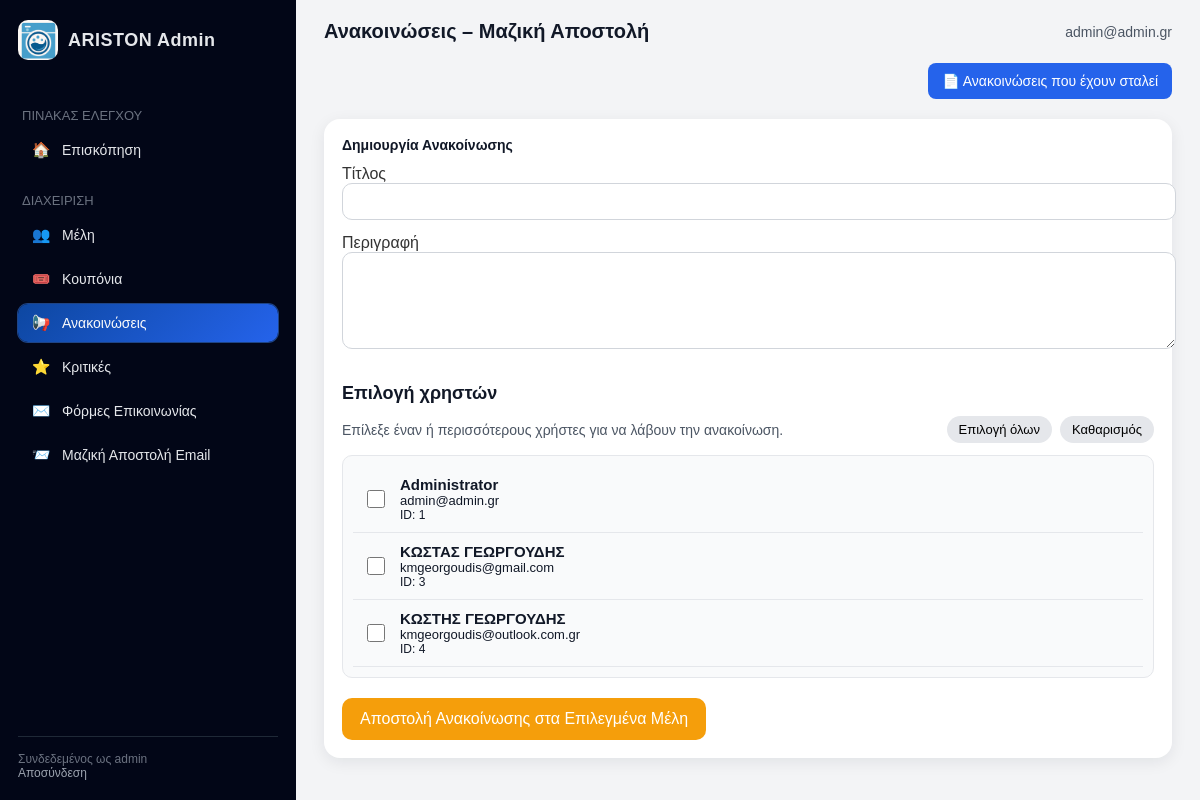
The app's page /admin/announcements2 (signed in) with its own data.
### database.py (models this page shows)
class User(db.Model, UserMixin):
    id = db.Column(db.Integer, primary_key=True)
    fullname = db.Column(db.String(120), nullable=False)
    email = db.Column(db.String(120), unique=True, nullable=False)
    password = db.Column(db.String(200), nullable=False)
    created_at = db.Column(db.DateTime, default=datetime.utcnow)
    reset_code = db.Column(db.String(6), nullable=True)
    is_admin = db.Column(db.Boolean, default=False)
    name = db.Column(db.String(120))

### app.py (the view)
@app.route("/admin/announcements2", methods=["GET"])
@login_required
def admin_announcements_page():
    print("🔥 ROUTE ANNOUNCEMENTS LOADED")
    if not current_user.is_admin:
        return redirect("/")
    users = User.query.all()  # 🔥 Φέρνει όλους τους χρήστες
    return render_template(
        "admin/announcements.html",
        users=users,
        active_page="announcements"
    )

### app.py (called while the page is built)
@login_manager.user_loader
def load_user(user_id):
    return User.query.get(int(user_id))

@app.context_processor
def inject_coming_soon_flag():
    return dict(show_coming_soon=True)

### templates/admin/announcements.html (shortened to what this page needs)
{% extends "admin/layout.html" %}
{% set active_page = 'announcements' %}
{% block header_title %}
Ανακοινώσεις – Μαζική Αποστολή
{% endblock %}
{% block content %}
<div style="margin-bottom:20px; display:flex; justify-content:flex-end;">
    <a href="/admin/announcements/list"
       style="padding:10px 14px; background:#2563eb; color:white; border-radius:8px;
              text-decoration:none; font-size:14px;">
        📄 Ανακοινώσεις που έχουν σταλεί
    </a>
</div>
<div class="admin-card" style="margin-bottom:20px;">
    <div class="admin-card-title">Δημιουργία Ανακοίνωσης</div>
    <form method="POST" action="/admin/announcements2/send" style="margin-top:12px;">
        <div style="margin-bottom:14px;">
            <label>Τίτλος</label>
            <input type="text" name="title" required
                   style="width:100%; padding:10px; border-radius:10px; border:1px solid #d1d5db;">
        </div>
        <div style="margin-bottom:14px;">
            <label>Περιγραφή</label>
            <textarea name="description" rows="5" required
                      style="width:100%; padding:10px; border-radius:10px; border:1px solid #d1d5db;"></textarea>
        </div>
        <div style="margin-top:30px;">
            <div class="form-section-title">Επιλογή χρηστών</div>
            <div class="users-header-row">
                <div class="card-subtitle">
                    Επίλεξε έναν ή περισσότερους χρήστες για να λάβουν την ανακοίνωση.
                </div>
                <div class="users-actions">
                    <button type="button" class="chip" onclick="toggleSelectAll(true)">Επιλογή όλων</button>
                    <button type="button" class="chip" onclick="toggleSelectAll(false)">Καθαρισμός</button>
                </div>
            </div>
            <div class="users-panel">
                {% for user in users %}
                <div class="user-row">
                    <span class="user-checkbox">
                        <input type="checkbox" name="selected_users" value="{{ user.id }}">
                    </span>
                    <div class="user-main">
                        <div class="user-name">{{ user.fullname }}</div>
                        <div class="user-email">{{ user.email }}</div>
                        <div class="user-meta">ID: {{ user.id }}</div>
                    </div>
                </div>
                {% endfor %}
            </div>
        </div>
        <button type="submit"
                style="margin-top:20px; padding:12px 18px; background:#f59e0b; color:white; border:none; border-radius:10px; cursor:pointer;">
            Αποστολή Ανακοίνωσης στα Επιλεγμένα Μέλη
        </button>
    </form>
</div>
{% endblock %}

### templates/admin/layout.html (shortened to what this page needs)
<!DOCTYPE html>
<html lang="el">
<head>
    <link rel="stylesheet" href="{{ url_for('static', filename='style.css') }}">
</head>
<body>
<div class="admin-wrapper">
    <aside class="admin-sidebar">
        <div class="admin-logo">
            <img src="{{ url_for('static', filename='images/logo3.png') }}" alt="ARISTON">
            <div class="admin-logo-text">ARISTON Admin</div>
        </div>
        <div class="admin-section-title">Πίνακας ελέγχου</div>
        <ul class="admin-menu">
            <li>
                <a href="/admin" class="admin-link {% if active_page == 'dashboard' %}active{% endif %}">
                    <span class="icon">🏠</span>
                    <span>Επισκόπηση</span>
                </a>
            </li>
        </ul>
        <div class="admin-section-title">Διαχείριση</div>
        <ul class="admin-menu">
            <li>
                <a href="/admin/users" class="admin-link {% if active_page == 'users' %}active{% endif %}">
                    <span class="icon">👥</span>
                    <span>Μέλη</span>
                </a>
            </li>
            <li>
                <a href="/admin/coupons" class="admin-link {% if active_page == 'coupons' %}active{% endif %}">
                    <span class="icon">🎟️</span>
                    <span>Κουπόνια</span>
                </a>
            </li>
            <li>
                <a href="/admin/announcements2" class="admin-link {% if active_page == 'announcements' %}active{% endif %}">
                    <span class="icon">📢</span>
                    <span>Ανακοινώσεις</span>
                </a>
            </li>
            <li>
                <a href="/admin/reviews" class="admin-link {% if active_page == 'reviews' %}active{% endif %}">
                    <span class="icon">⭐</span>
                    <span>Κριτικές</span>
                </a>
            </li>
            <li>
                <a href="/admin/messages" class="admin-link {% if active_page == 'messages' %}active{% endif %}">
                    <span class="icon">✉️</span>
                    <span>Φόρμες Επικοινωνίας</span>
                </a>
            </li>
            <li>
                <a href="/admin/bulk-email" class="admin-link {% if active_page == 'bulk_email' %}active{% endif %}">
                    <span class="icon">📨</span>
                    <span>Μαζική Αποστολή Email</span>
                </a>
</li>
        </ul>
        <div class="admin-footer">
            Συνδεδεμένος ως admin<br>
            <a href="/logout" style="color:#9ca3af; text-decoration:none;">Αποσύνδεση</a>
        </div>
    </aside>
    <main class="admin-main">
        <div class="admin-topbar">
            <div class="admin-top-title">
                {% block header_title %}{% endblock %}
            </div>
            <div class="admin-top-user">
                {{ current_user.email }}
            </div>
        </div>
        {% block content %}{% endblock %}
    </main>
</div>
</body>
</html>

### templates/style.css (style rules this page uses)
body { margin: 0; font-family: Arial, Helvetica, sans-serif; background: #ffffff; color: #333; }
img { max-width: 100%; height: auto; }
button, .btn { padding: 12px 20px; font-size: 1rem; border-radius: 10px; }
body, header, nav, .photo-block, .contact, footer { transition: background-color 0.3s ease, color 0.3s ease; }

### templates/admin/layout.html (style rules this page uses)
body { margin: 0; font-family: Arial, sans-serif; background: #0f172a; }
.admin-wrapper { display: flex; min-height: 100vh; }
.admin-sidebar { width: 260px; background: #020617; color: #e5e7eb; display: flex; flex-direction: column; padding: 20px 18px; box-shadow: 4px 0 18px rgba(0,0,0,0.45); }
.admin-logo { display: flex; align-items: center; gap: 10px; margin-bottom: 30px; }
.admin-logo img { width: 40px; height: 40px; border-radius: 10px; }
.admin-logo-text { font-size: 18px; font-weight: 800; letter-spacing: 0.5px; }
.admin-section-title { font-size: 13px; text-transform: uppercase; color: #6b7280; margin: 18px 0 8px; padding-left: 4px; }
.admin-menu { list-style: none; padding: 0; margin: 0; }
.admin-menu li { margin-bottom: 6px; }
.admin-link { display: flex; align-items: center; gap: 10px; padding: 10px 12px; border-radius: 10px; color: #e5e7eb; text-decoration: none; font-size: 14px; transition: 0.2s; }
.admin-link span.icon { width: 22px; text-align: center; font-size: 15px; }
.admin-link.active { background: linear-gradient(135deg, #0d47a1, #2563eb); box-shadow: 0 0 0 1px rgba(59,130,246,0.5); }
.admin-link.active span, .admin-link.active { color: #f9fafb; }
.admin-footer { margin-top: auto; font-size: 12px; color: #6b7280; padding-top: 15px; border-top: 1px solid #1f2937; }
.admin-main { flex: 1; background: #f3f4f6; padding: 20px 28px; }
.admin-topbar { display: flex; justify-content: space-between; align-items: center; margin-bottom: 20px; }
.admin-top-title { font-size: 20px; font-weight: 700; color: #111827; }
.admin-top-user { font-size: 14px; color: #4b5563; }
.admin-card { background: #ffffff; border-radius: 16px; padding: 18px; box-shadow: 0 4px 16px rgba(15,23,42,0.08); }
.admin-card-title { font-size: 14px; font-weight: 700; color: #111827; margin-bottom: 6px; }

### templates/admin/announcements.html (style rules this page uses)
.users-panel * { color: #111827 !important; }
.form-section-title { font-size: 18px; font-weight: 700; margin-bottom: 12px; color: #111827; }
.users-header-row { display: flex; justify-content: space-between; align-items: center; margin-bottom: 12px; flex-wrap: wrap; gap: 10px; }
.card-subtitle { font-size: 14px; color: #4b5563; }
.users-actions { display: flex; gap: 8px; }
.chip { padding: 6px 12px; background: #e5e7eb; border-radius: 20px; border: none; cursor: pointer; font-size: 13px; transition: background-color 0.2s ease; }
.users-panel { max-height: 350px; overflow-y: auto; border: 1px solid #e5e7eb; border-radius: 10px; padding: 10px; background: #f9fafb; }
.user-row { display: flex; align-items: center; gap: 12px; padding: 10px; border-bottom: 1px solid #e5e7eb; cursor: pointer; transition: background-color 0.2s ease; }
.user-checkbox input { width: 18px; height: 18px; }
.user-main { display: flex; flex-direction: column; }
.user-name { font-weight: 600; font-size: 15px; color: #111827; }
.user-email { font-size: 13px; color: #6b7280; }
.user-meta { font-size: 12px; color: #9ca3af; }

### records on screen
User: email "admin@admin.gr", fullname "Administrator", id "1"
User: fullname "ΚΩΣΤΑΣ ΓΕΩΡΓΟΥΔΗΣ", email "kmgeorgoudis@gmail.com", id "3"
User: fullname "ΚΩΣΤΗΣ ΓΕΩΡΓΟΥΔΗΣ", email "kmgeorgoudis@outlook.com.gr", id "4"
